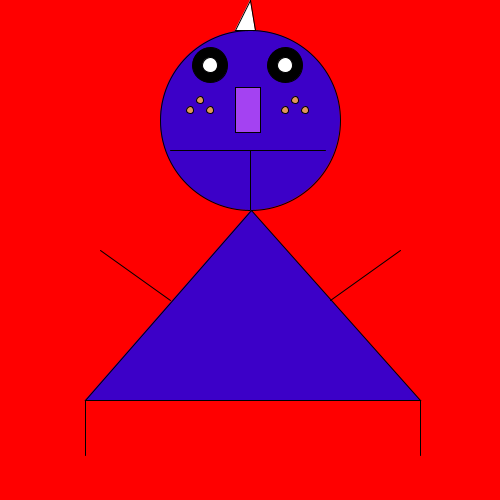
Frame 1 (no input)
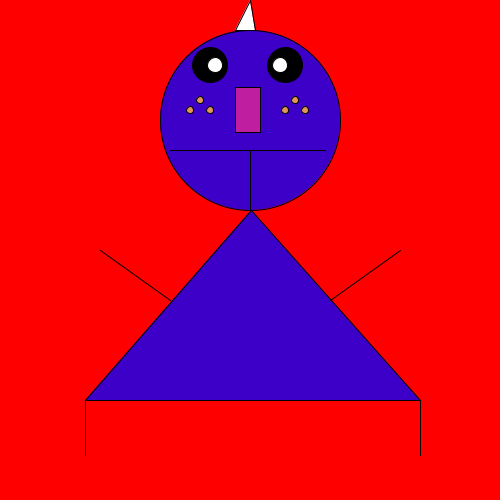
Frame 60 (the mouse pressed at the canvas centre just before this capture)
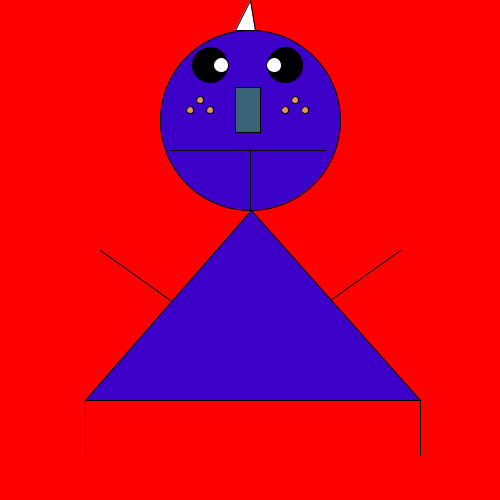
Frame 120 (the mouse held since frame 60 and released just before this capture)

The Processing sketch that drew these frames (run headless with seeded random() and noise(); from frame 60 on, the mouse is pressed at the canvas centre):

// Processing sketch: processing_155607
// ── processing_155607.pde

int x1;
int speed =1;
void setup() {
  size(500,500);
}
 void draw () {
  background(255,0,0);
fill(60, 0, 200);
ellipse(250, 120, 180, 180);
line(325, 150, 170, 150);
line(250, 210,250, 150);
float r1 =random(255);
float r2 =random(255);
float r3 =random(255);
fill(r1,r2,r3);
rect(235,87,25,45);
fill(0);
ellipse(210, 65, 35,35);
fill(0);
ellipse(285, 65, 35, 35);
fill(255);
ellipse(210+x1, 65, 15, 15);
fill(255);
ellipse(285-x1, 65, 15, 15);
fill(60, 0, 200);
triangle(251, 210, 85, 400, 420, 400);
line(85, 400, 85, 455);
line(420, 400, 420, 455);
line(330, 300, 400, 250);
line(170, 300, 100, 250);
fill(255);
triangle(250, 0, 255, 30, 235, 30);
fill( 227, 150, 88);
ellipse(295,100,7, 7);
fill(227, 150, 88);
ellipse(285, 110, 7, 7);
fill(227, 150  , 88);
ellipse(305, 110, 7, 7); 
fill(227, 150, 88);
ellipse(200, 100,  7, 7);
fill(227, 150, 88);
ellipse(190, 110, 7, 7);
fill(227, 150, 88);
ellipse(210, 110, 7, 7);

x1 = x1 + speed;
if ((x1 > 15 ) || (x1 < -10)) {
  speed = speed * -1;
}
}
